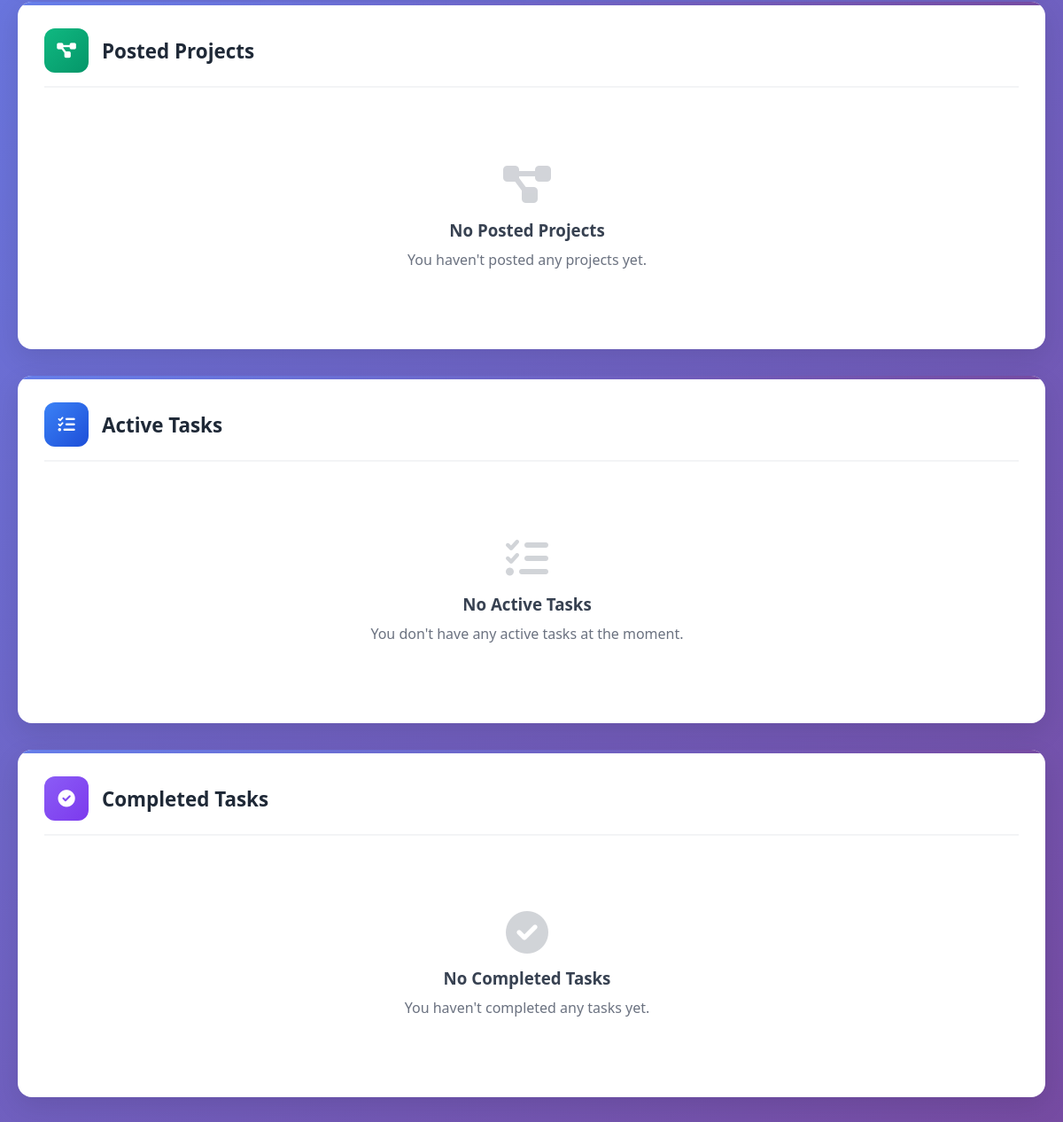
The app's page /myprojects/ (signed in, lower part), older data.
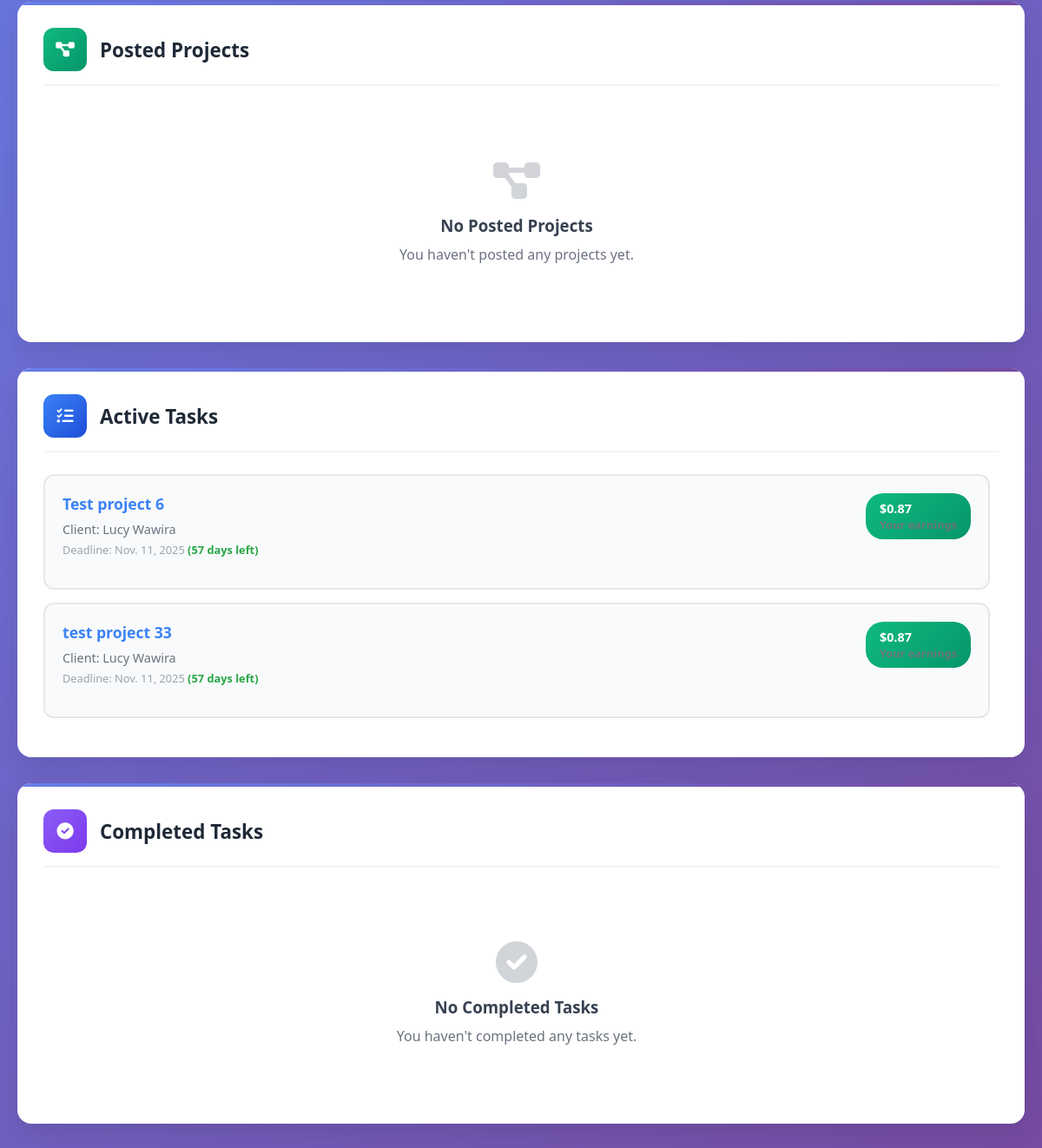
The same page, newer data.
### Portal/models.py (models this page shows, shortened)
class Project(models.Model):
    STATUS_CHOICES = [
        ('posted', 'Posted'),
        ('bidding', 'Receiving Bids'),
        ('hired', 'Freelancer Hired'),
        ('in_progress', 'Work in Progress'),
        ('submitted', 'Work Submitted'),
        ('revision', 'Revision Requested'),
        ('completed', 'Completed'),
        ('cancelled', 'Cancelled'),
    ]
    project_name = models.CharField(max_length=100)  # Removed unique=True
    description = models.CharField(max_length=300, default=None)
    postedOn = models.DateTimeField(auto_now_add=True)
    leader = models.ForeignKey(CustomUser, on_delete=models.CASCADE)
    isCompleted = models.BooleanField(default=False)
    deadline = models.DateField()
    task_count = models.IntegerField(default=0)
    budget_min = models.DecimalField(max_digits=10, decimal_places=2, default=0)
    budget_max = models.DecimalField(max_digits=10, decimal_places=2, default=0)
    project_type = models.CharField(max_length=20, choices=[
        ("Fixed", "Fixed Price"), ("Hourly", "Hourly Rate")
    ], default="Fixed")
    experience_level = models.CharField(max_length=20, choices=[
        ("Entry", "Entry Level"), ("Intermediate", "Intermediate"), ("Expert", "Expert")
    ], default="Intermediate")
    project_duration = models.CharField(max_length=30, choices=[
        ("Less than 1 month", "Less than 1 month"),
        ("1 to 3 months", "1 to 3 months"),
        ("3 to 6 months", "3 to 6 months"),
        ("More than 6 months", "More than 6 months")
    ], default="1 to 3 months")
    proposals_count = models.IntegerField(default=0)
    project_status = models.CharField(max_length=20, choices=STATUS_CHOICES, default='posted')

class CustomUser(models.Model):
    user = models.OneToOneField(User, on_delete=models.CASCADE, primary_key=True)
    phone_number = models.CharField(max_length=11, default=None)
    bio = models.TextField(max_length=500, default=None)
    image = models.ImageField(upload_to='profiles/')
    batchYear = models.CharField(max_length=4, choices=[
        ("None", "None"), ("UG-1", "UG-1"), ("UG-2", "UG-2"), ("UG-3", "UG-3"),
        ("UG-4", "UG-4"), ("MS", "MS"), ("Ph.D", "Ph.D")
    ], default='None')
    gender = models.CharField(max_length=10, choices=[
        ("Male", "Male"), ("Female", "Female")
    ], default="Male", blank=False)

class Payment(models.Model):
    PAYMENT_STATUS_CHOICES = [
        ('pending', 'Pending'),
        ('completed', 'Completed'),
        ('failed', 'Failed'),
        ('refunded', 'Refunded'),
        ('disputed', 'Disputed'),
    ]
    PAYMENT_TYPE_CHOICES = [
        ('project_payment', 'Project Payment'),
        ('milestone_payment', 'Milestone Payment'),
        ('tip', 'Tip'),
        ('subscription', 'Subscription'),
    ]
    PAYMENT_METHOD_CHOICES = [
        ('stripe', 'Stripe'),
        ('paypal', 'PayPal'),
        ('apple_pay', 'Apple Pay'),
        ('google_pay', 'Google Pay'),
        ('alipay', 'Alipay'),
    ]
    payment_id = models.CharField(max_length=100, unique=True, blank=True)
    stripe_payment_intent_id = models.CharField(max_length=200, blank=True, null=True)
    stripe_checkout_session_id = models.CharField(max_length=200, blank=True, null=True)
    payment_method = models.CharField(max_length=20, choices=PAYMENT_METHOD_CHOICES, default='stripe')
    paypal_order_id = models.CharField(max_length=200, blank=True, null=True)
    paypal_payer_id = models.CharField(max_length=200, blank=True, null=True)
    paypal_transaction_id = models.CharField(max_length=200, blank=True, null=True)
    client = models.ForeignKey(CustomUser, on_delete=models.CASCADE, related_name='payments_made')
    freelancer = models.ForeignKey(CustomUser, on_delete=models.CASCADE, related_name='payments_received')
    project = models.ForeignKey(Project, on_delete=models.CASCADE, related_name='payments')
    gross_amount = models.DecimalField(max_digits=10, decimal_places=2)  # Total client pays
    platform_fee = models.DecimalField(max_digits=10, decimal_places=2, default=0)  # Our commission
    processing_fee = models.DecimalField(max_digits=10, decimal_places=2, default=0)  # Stripe fees
    net_amount = models.DecimalField(max_digits=10, decimal_places=2, default=0)  # Freelancer receives
    status = models.CharField(max_length=20, choices=PAYMENT_STATUS_CHOICES, default='pending')
    payment_type = models.CharField(max_length=20, choices=PAYMENT_TYPE_CHOICES, default='project_payment')
    escrow_held = models.BooleanField(default=True)  # Money held until work approved
    released_at = models.DateTimeField(null=True, blank=True)  # When money released to freelancer
    created_at = models.DateTimeField(auto_now_add=True)
    updated_at = models.DateTimeField(auto_now=True)
    description = models.TextField(blank=True)
    client_ip = models.GenericIPAddressField(null=True, blank=True)
    class Meta:
        ordering = ['-created_at']

### Portal/views.py (the view)
# urls.py: path('myprojects/', views.myprojects, name="myprojects"),
def myprojects(request):
    if request.user.is_authenticated:
        context = {}
        cuser = CustomUser.objects.get(user=request.user)
        client_projects = Project.objects.filter(leader=cuser).order_by('-postedOn')
        freelancer_projects = Project.objects.filter(
            bids__freelancer=cuser,
            bids__status='accepted'
        ).order_by('-postedOn')
        active_tasks_as_client = []
        active_tasks_as_freelancer = []
        for project in client_projects:
            if project.project_status in ['hired', 'in_progress', 'submitted']:
                payment = project.payments.filter(status='completed').first()
                if payment:
                    from django.utils import timezone
                    time_remaining = project.deadline - timezone.now().date()
                    days_remaining = time_remaining.days
                    active_tasks_as_client.append({
                        'project': project,
                        'payment': payment,
                        'days_remaining': days_remaining,
                        'days_overdue': abs(days_remaining) if days_remaining < 0 else 0,
                        'is_overdue': days_remaining < 0,
                        'freelancer': payment.freelancer,
                    })
        for project in freelancer_projects:
            if project.project_status in ['hired', 'in_progress', 'submitted']:
                payment = project.payments.filter(
                    freelancer=cuser,
                    status='completed'
                ).first()
                if payment:
                    from django.utils import timezone
                    time_remaining = project.deadline - timezone.now().date()
                    days_remaining = time_remaining.days
                    active_tasks_as_freelancer.append({
                        'project': project,
                        'payment': payment,
                        'days_remaining': days_remaining,
                        'days_overdue': abs(days_remaining) if days_remaining < 0 else 0,
                        'is_overdue': days_remaining < 0,
                        'client': project.leader,
                    })
        completed_tasks_as_client = []
        completed_tasks_as_freelancer = []
        for project in client_projects:
            if project.project_status == 'completed':
                payment = project.payments.filter(status='completed').first()
                if payment:
                    completed_tasks_as_client.append({
                        'project': project,
                        'payment': payment,
                        'freelancer': payment.freelancer,
                    })
        for project in freelancer_projects:
            if project.project_status == 'completed':
                payment = project.payments.filter(
                    freelancer=cuser,
                    status='completed'
                ).first()
                if payment:
                    completed_tasks_as_freelancer.append({
                        'project': project,
                        'payment': payment,
                        'client': project.leader,
                    })
        current_projects = client_projects.filter(
            project_status__in=['posted', 'bidding']
        )
        context['active_tasks_as_client'] = active_tasks_as_client
        context['active_tasks_as_freelancer'] = active_tasks_as_freelancer
        context['completed_tasks_as_client'] = completed_tasks_as_client
        context['completed_tasks_as_freelancer'] = completed_tasks_as_freelancer
        context['current_projects'] = current_projects
        context['stats'] = {
            'active_count': len(active_tasks_as_client) + len(active_tasks_as_freelancer),
            'completed_count': len(completed_tasks_as_client) + len(completed_tasks_as_freelancer),
            'projects_with_no_tasks': current_projects.count(),
            'active_conversations': 4,  # This can be calculated from conversations later
        }
        return render(request, 'myprojects.html', context)
    return render(request, 'login.html')

### Portal/templates/myprojects.html (shortened to what the changed rows need)
{% load static %}
<!DOCTYPE html>
<html lang="en">
<head>
    <link href="https://cdnjs.cloudflare.com/ajax/libs/font-awesome/6.0.0/css/all.min.css" rel="stylesheet">
</head>
<body>
    <div class="container">
        <div class="projects-grid">
            <div class="section-card">
                <div class="projects-container">
                    {% if active_tasks_as_client or active_tasks_as_freelancer %}
                        {% for task_data in active_tasks_as_freelancer %}
                            <div class="project-card">
                                <div class="project-header">
                                    <div class="project-info">
                                        <div class="project-title">
                                            <a href="{% url 'Portal:project_detail' task_data.project.id %}">
                                                {{ task_data.project.project_name }}
                                            </a>
                                        </div>
                                        <div class="project-meta">
                                            Client: {{ task_data.client.user.first_name }} {{ task_data.client.user.last_name }}
                                        </div>
                                        <div class="project-date">
                                            Deadline: {{ task_data.project.deadline }}
                                            {% if task_data.is_overdue %}
                                                <span style="color: #dc3545; font-weight: bold;">({{ task_data.days_overdue }} days overdue)</span>
                                            {% else %}
                                                <span style="color: #28a745; font-weight: bold;">({{ task_data.days_remaining }} days left)</span>
                                            {% endif %}
                                        </div>
                                    </div>
                                    <div class="project-amount">
                                        ${{ task_data.payment.net_amount }}
                                        <div style="font-size: 0.8rem; color: #6c757d;">Your earnings</div>
                                    </div>
                                </div>
                            </div>
                        {% endfor %}
                    {% else %}
                        <div class="no-projects">
                            <i class="fas fa-tasks"></i>
                            <h3>No Active Tasks</h3>
                            <p>You don't have any active tasks at the moment.</p>
                        </div>
                    {% endif %}
                </div>
            </div>
        </div>
    </div>
</body>
</html>

Row changes from the older to the newer data that the page shows:
added Project: project.project_name "Test project 6", client.user.first_name "Lucy", client.user.last_name "Wawira", project.deadline "Nov. 11, 2025", days_remaining "57", payment.net_amount "0.87"
added Project: project.project_name "test project 33", client.user.first_name "Lucy", client.user.last_name "Wawira", project.deadline "Nov. 11, 2025", days_remaining "57", payment.net_amount "0.87"
Text that changed along with them:
text no longer shown: "No Active Tasks You don't have any active tasks at the moment."
